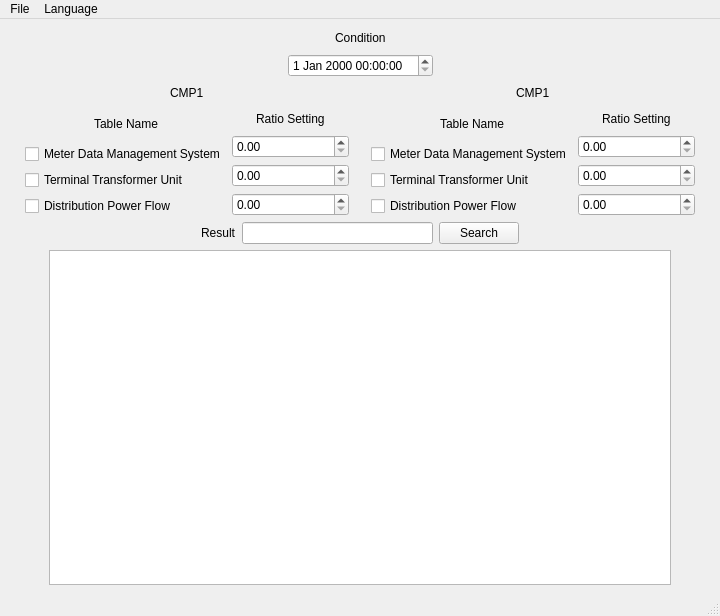
<?xml version="1.0" encoding="UTF-8"?>
<ui version="4.0">
 <class>MainWindow</class>
 <widget class="QMainWindow" name="MainWindow">
  <property name="geometry">
   <rect>
    <x>0</x>
    <y>0</y>
    <width>720</width>
    <height>616</height>
   </rect>
  </property>
  <property name="windowTitle">
   <string>MainWindow</string>
  </property>
  <widget class="QWidget" name="centralwidget">
   <layout class="QVBoxLayout" name="verticalLayout_2">
    <item>
     <layout class="QVBoxLayout" name="verticalLayout">
      <item>
       <layout class="QHBoxLayout" name="horizontalLayout_7">
        <item>
         <spacer name="horizontalSpacer_13">
          <property name="orientation">
           <enum>Qt::Horizontal</enum>
          </property>
          <property name="sizeHint" stdset="0">
           <size>
            <width>40</width>
            <height>20</height>
           </size>
          </property>
         </spacer>
        </item>
        <item>
         <widget class="QLabel" name="conditiontable">
          <property name="text">
           <string>Condition</string>
          </property>
         </widget>
        </item>
        <item>
         <spacer name="horizontalSpacer_14">
          <property name="orientation">
           <enum>Qt::Horizontal</enum>
          </property>
          <property name="sizeHint" stdset="0">
           <size>
            <width>40</width>
            <height>20</height>
           </size>
          </property>
         </spacer>
        </item>
       </layout>
      </item>
      <item>
       <layout class="QHBoxLayout" name="horizontalLayout">
        <item>
         <spacer name="horizontalSpacer">
          <property name="orientation">
           <enum>Qt::Horizontal</enum>
          </property>
          <property name="sizeHint" stdset="0">
           <size>
            <width>40</width>
            <height>20</height>
           </size>
          </property>
         </spacer>
        </item>
        <item>
         <widget class="QDateTimeEdit" name="dateTimeEdit">
          <property name="locale">
           <locale language="English" country="UnitedStates"/>
          </property>
         </widget>
        </item>
        <item>
         <spacer name="horizontalSpacer_2">
          <property name="orientation">
           <enum>Qt::Horizontal</enum>
          </property>
          <property name="sizeHint" stdset="0">
           <size>
            <width>40</width>
            <height>20</height>
           </size>
          </property>
         </spacer>
        </item>
       </layout>
      </item>
      <item>
       <layout class="QHBoxLayout" name="horizontalLayout_2">
        <item>
         <layout class="QVBoxLayout" name="verticalLayout_3"/>
        </item>
        <item>
         <spacer name="horizontalSpacer_24">
          <property name="orientation">
           <enum>Qt::Horizontal</enum>
          </property>
          <property name="sizeHint" stdset="0">
           <size>
            <width>40</width>
            <height>20</height>
           </size>
          </property>
         </spacer>
        </item>
        <item>
         <spacer name="horizontalSpacer_7">
          <property name="orientation">
           <enum>Qt::Horizontal</enum>
          </property>
          <property name="sizeHint" stdset="0">
           <size>
            <width>40</width>
            <height>20</height>
           </size>
          </property>
         </spacer>
        </item>
        <item>
         <layout class="QVBoxLayout" name="verticalLayout_4">
          <item>
           <layout class="QHBoxLayout" name="horizontalLayout_3">
            <item>
             <spacer name="horizontalSpacer_3">
              <property name="orientation">
               <enum>Qt::Horizontal</enum>
              </property>
              <property name="sizeHint" stdset="0">
               <size>
                <width>40</width>
                <height>20</height>
               </size>
              </property>
             </spacer>
            </item>
            <item>
             <widget class="QLabel" name="label_3">
              <property name="text">
               <string>CMP1</string>
              </property>
             </widget>
            </item>
            <item>
             <spacer name="horizontalSpacer_4">
              <property name="orientation">
               <enum>Qt::Horizontal</enum>
              </property>
              <property name="sizeHint" stdset="0">
               <size>
                <width>40</width>
                <height>20</height>
               </size>
              </property>
             </spacer>
            </item>
           </layout>
          </item>
          <item>
           <layout class="QHBoxLayout" name="horizontalLayout_5">
            <item>
             <layout class="QVBoxLayout" name="verticalLayout_5">
              <item>
               <layout class="QHBoxLayout" name="horizontalLayout_8">
                <item>
                 <spacer name="horizontalSpacer_5">
                  <property name="orientation">
                   <enum>Qt::Horizontal</enum>
                  </property>
                  <property name="sizeHint" stdset="0">
                   <size>
                    <width>40</width>
                    <height>20</height>
                   </size>
                  </property>
                 </spacer>
                </item>
                <item>
                 <widget class="QLabel" name="label_2">
                  <property name="text">
                   <string>Table Name</string>
                  </property>
                 </widget>
                </item>
                <item>
                 <spacer name="horizontalSpacer_6">
                  <property name="orientation">
                   <enum>Qt::Horizontal</enum>
                  </property>
                  <property name="sizeHint" stdset="0">
                   <size>
                    <width>40</width>
                    <height>20</height>
                   </size>
                  </property>
                 </spacer>
                </item>
               </layout>
              </item>
              <item>
               <widget class="QCheckBox" name="mdmscheckBox1">
                <property name="text">
                 <string>Meter Data Management System</string>
                </property>
               </widget>
              </item>
              <item>
               <widget class="QCheckBox" name="ttucheckBox1">
                <property name="text">
                 <string>Terminal Transformer Unit</string>
                </property>
               </widget>
              </item>
              <item>
               <widget class="QCheckBox" name="dpfcheckBox1">
                <property name="text">
                 <string>Distribution Power Flow</string>
                </property>
               </widget>
              </item>
             </layout>
            </item>
            <item>
             <layout class="QVBoxLayout" name="verticalLayout_6">
              <item>
               <layout class="QHBoxLayout" name="horizontalLayout_9">
                <item>
                 <spacer name="horizontalSpacer_16">
                  <property name="orientation">
                   <enum>Qt::Horizontal</enum>
                  </property>
                  <property name="sizeHint" stdset="0">
                   <size>
                    <width>40</width>
                    <height>20</height>
                   </size>
                  </property>
                 </spacer>
                </item>
                <item>
                 <widget class="QLabel" name="label">
                  <property name="text">
                   <string>Ratio Setting</string>
                  </property>
                 </widget>
                </item>
                <item>
                 <spacer name="horizontalSpacer_17">
                  <property name="orientation">
                   <enum>Qt::Horizontal</enum>
                  </property>
                  <property name="sizeHint" stdset="0">
                   <size>
                    <width>40</width>
                    <height>20</height>
                   </size>
                  </property>
                 </spacer>
                </item>
               </layout>
              </item>
              <item>
               <widget class="QDoubleSpinBox" name="mdmsdoubleSpinBox1">
                <property name="maximum">
                 <double>1.000000000000000</double>
                </property>
                <property name="singleStep">
                 <double>0.100000000000000</double>
                </property>
               </widget>
              </item>
              <item>
               <widget class="QDoubleSpinBox" name="ttudoubleSpinBox1">
                <property name="maximum">
                 <double>1.000000000000000</double>
                </property>
                <property name="singleStep">
                 <double>0.100000000000000</double>
                </property>
               </widget>
              </item>
              <item>
               <widget class="QDoubleSpinBox" name="dpfdoubleSpinBox1">
                <property name="maximum">
                 <double>1.000000000000000</double>
                </property>
                <property name="singleStep">
                 <double>0.100000000000000</double>
                </property>
               </widget>
              </item>
             </layout>
            </item>
           </layout>
          </item>
         </layout>
        </item>
        <item>
         <spacer name="horizontalSpacer_26">
          <property name="orientation">
           <enum>Qt::Horizontal</enum>
          </property>
          <property name="sizeHint" stdset="0">
           <size>
            <width>40</width>
            <height>20</height>
           </size>
          </property>
         </spacer>
        </item>
        <item>
         <spacer name="horizontalSpacer_15">
          <property name="orientation">
           <enum>Qt::Horizontal</enum>
          </property>
          <property name="sizeHint" stdset="0">
           <size>
            <width>40</width>
            <height>20</height>
           </size>
          </property>
         </spacer>
        </item>
        <item>
         <layout class="QVBoxLayout" name="verticalLayout_7">
          <item>
           <layout class="QHBoxLayout" name="horizontalLayout_10">
            <item>
             <spacer name="horizontalSpacer_18">
              <property name="orientation">
               <enum>Qt::Horizontal</enum>
              </property>
              <property name="sizeHint" stdset="0">
               <size>
                <width>40</width>
                <height>20</height>
               </size>
              </property>
             </spacer>
            </item>
            <item>
             <widget class="QLabel" name="label_4">
              <property name="text">
               <string>CMP1</string>
              </property>
             </widget>
            </item>
            <item>
             <spacer name="horizontalSpacer_19">
              <property name="orientation">
               <enum>Qt::Horizontal</enum>
              </property>
              <property name="sizeHint" stdset="0">
               <size>
                <width>40</width>
                <height>20</height>
               </size>
              </property>
             </spacer>
            </item>
           </layout>
          </item>
          <item>
           <layout class="QHBoxLayout" name="horizontalLayout_11">
            <item>
             <layout class="QVBoxLayout" name="verticalLayout_8">
              <item>
               <layout class="QHBoxLayout" name="horizontalLayout_12">
                <item>
                 <spacer name="horizontalSpacer_20">
                  <property name="orientation">
                   <enum>Qt::Horizontal</enum>
                  </property>
                  <property name="sizeHint" stdset="0">
                   <size>
                    <width>40</width>
                    <height>20</height>
                   </size>
                  </property>
                 </spacer>
                </item>
                <item>
                 <widget class="QLabel" name="label_5">
                  <property name="text">
                   <string>Table Name</string>
                  </property>
                 </widget>
                </item>
                <item>
                 <spacer name="horizontalSpacer_21">
                  <property name="orientation">
                   <enum>Qt::Horizontal</enum>
                  </property>
                  <property name="sizeHint" stdset="0">
                   <size>
                    <width>40</width>
                    <height>20</height>
                   </size>
                  </property>
                 </spacer>
                </item>
               </layout>
              </item>
              <item>
               <widget class="QCheckBox" name="mdmscheckBox2">
                <property name="text">
                 <string>Meter Data Management System</string>
                </property>
               </widget>
              </item>
              <item>
               <widget class="QCheckBox" name="ttucheckBox2">
                <property name="text">
                 <string>Terminal Transformer Unit</string>
                </property>
               </widget>
              </item>
              <item>
               <widget class="QCheckBox" name="dpfcheckBox2">
                <property name="text">
                 <string>Distribution Power Flow</string>
                </property>
               </widget>
              </item>
             </layout>
            </item>
            <item>
             <layout class="QVBoxLayout" name="verticalLayout_9">
              <item>
               <layout class="QHBoxLayout" name="horizontalLayout_13">
                <item>
                 <spacer name="horizontalSpacer_22">
                  <property name="orientation">
                   <enum>Qt::Horizontal</enum>
                  </property>
                  <property name="sizeHint" stdset="0">
                   <size>
                    <width>40</width>
                    <height>20</height>
                   </size>
                  </property>
                 </spacer>
                </item>
                <item>
                 <widget class="QLabel" name="label_6">
                  <property name="text">
                   <string>Ratio Setting</string>
                  </property>
                 </widget>
                </item>
                <item>
                 <spacer name="horizontalSpacer_23">
                  <property name="orientation">
                   <enum>Qt::Horizontal</enum>
                  </property>
                  <property name="sizeHint" stdset="0">
                   <size>
                    <width>40</width>
                    <height>20</height>
                   </size>
                  </property>
                 </spacer>
                </item>
               </layout>
              </item>
              <item>
               <widget class="QDoubleSpinBox" name="mdmsdoubleSpinBox2">
                <property name="maximum">
                 <double>1.000000000000000</double>
                </property>
                <property name="singleStep">
                 <double>0.100000000000000</double>
                </property>
               </widget>
              </item>
              <item>
               <widget class="QDoubleSpinBox" name="ttudoubleSpinBox2">
                <property name="maximum">
                 <double>1.000000000000000</double>
                </property>
                <property name="singleStep">
                 <double>0.100000000000000</double>
                </property>
               </widget>
              </item>
              <item>
               <widget class="QDoubleSpinBox" name="dpfdoubleSpinBox2">
                <property name="maximum">
                 <double>1.000000000000000</double>
                </property>
                <property name="singleStep">
                 <double>0.100000000000000</double>
                </property>
               </widget>
              </item>
             </layout>
            </item>
           </layout>
          </item>
         </layout>
        </item>
        <item>
         <spacer name="horizontalSpacer_25">
          <property name="orientation">
           <enum>Qt::Horizontal</enum>
          </property>
          <property name="sizeHint" stdset="0">
           <size>
            <width>40</width>
            <height>20</height>
           </size>
          </property>
         </spacer>
        </item>
        <item>
         <spacer name="horizontalSpacer_8">
          <property name="orientation">
           <enum>Qt::Horizontal</enum>
          </property>
          <property name="sizeHint" stdset="0">
           <size>
            <width>40</width>
            <height>20</height>
           </size>
          </property>
         </spacer>
        </item>
       </layout>
      </item>
      <item>
       <layout class="QHBoxLayout" name="horizontalLayout_6">
        <item>
         <spacer name="horizontalSpacer_11">
          <property name="orientation">
           <enum>Qt::Horizontal</enum>
          </property>
          <property name="sizeHint" stdset="0">
           <size>
            <width>40</width>
            <height>20</height>
           </size>
          </property>
         </spacer>
        </item>
        <item>
         <widget class="QLabel" name="resulttable">
          <property name="text">
           <string>Result</string>
          </property>
         </widget>
        </item>
        <item>
         <widget class="QLineEdit" name="resultlineEdit"/>
        </item>
        <item>
         <widget class="QPushButton" name="pushButton">
          <property name="text">
           <string>Search</string>
          </property>
         </widget>
        </item>
        <item>
         <spacer name="horizontalSpacer_12">
          <property name="orientation">
           <enum>Qt::Horizontal</enum>
          </property>
          <property name="sizeHint" stdset="0">
           <size>
            <width>40</width>
            <height>20</height>
           </size>
          </property>
         </spacer>
        </item>
       </layout>
      </item>
      <item>
       <layout class="QHBoxLayout" name="horizontalLayout_4">
        <item>
         <spacer name="horizontalSpacer_9">
          <property name="orientation">
           <enum>Qt::Horizontal</enum>
          </property>
          <property name="sizeType">
           <enum>QSizePolicy::Minimum</enum>
          </property>
          <property name="sizeHint" stdset="0">
           <size>
            <width>40</width>
            <height>20</height>
           </size>
          </property>
         </spacer>
        </item>
        <item>
         <widget class="QTableWidget" name="resulttableWidget">
          <property name="sizeAdjustPolicy">
           <enum>QAbstractScrollArea::AdjustIgnored</enum>
          </property>
          <property name="columnCount">
           <number>0</number>
          </property>
         </widget>
        </item>
        <item>
         <spacer name="horizontalSpacer_10">
          <property name="orientation">
           <enum>Qt::Horizontal</enum>
          </property>
          <property name="sizeType">
           <enum>QSizePolicy::Minimum</enum>
          </property>
          <property name="sizeHint" stdset="0">
           <size>
            <width>40</width>
            <height>20</height>
           </size>
          </property>
         </spacer>
        </item>
       </layout>
      </item>
     </layout>
    </item>
   </layout>
  </widget>
  <widget class="QMenuBar" name="menubar">
   <property name="geometry">
    <rect>
     <x>0</x>
     <y>0</y>
     <width>720</width>
     <height>25</height>
    </rect>
   </property>
   <widget class="QMenu" name="menuFile">
    <property name="title">
     <string>File</string>
    </property>
    <addaction name="actionExit"/>
   </widget>
   <widget class="QMenu" name="menuLanguage">
    <property name="title">
     <string>Language</string>
    </property>
    <addaction name="actionEnglish"/>
    <addaction name="actionChinese"/>
   </widget>
   <addaction name="menuFile"/>
   <addaction name="menuLanguage"/>
  </widget>
  <widget class="QStatusBar" name="statusbar"/>
  <action name="actionExit">
   <property name="text">
    <string>Exit</string>
   </property>
  </action>
  <action name="actionEnglish">
   <property name="text">
    <string>English</string>
   </property>
  </action>
  <action name="actionChinese">
   <property name="text">
    <string>Chinese</string>
   </property>
  </action>
 </widget>
 <resources/>
 <connections/>
</ui>
